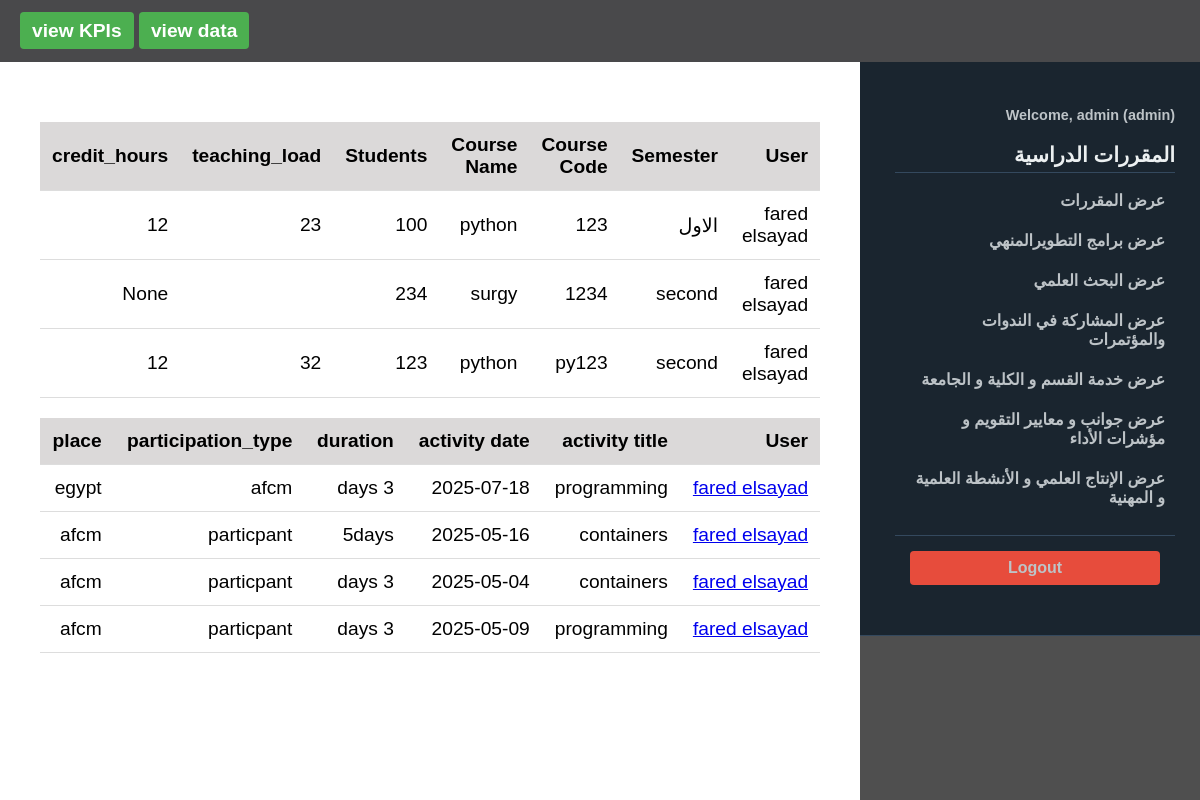
Page /view (signed in) on the committed database.
### tables this page shows
CREATE TABLE academic_data (
            id INTEGER PRIMARY KEY AUTOINCREMENT,
            user_id INTEGER NOT NULL,
            semester TEXT NOT NULL,
            course_code TEXT NOT NULL,
            num_students INTEGER,
            teaching_load INTEGER,
            course_name TEXT,
            semester_type TEXT,
            credit_hours INTEGER,
            created_at TEXT DEFAULT CURRENT_TIMESTAMP,
            FOREIGN KEY (user_id) REFERENCES users (id)
        );

CREATE TABLE users (
            id INTEGER PRIMARY KEY AUTOINCREMENT,
            username TEXT UNIQUE NOT NULL,
            password TEXT NOT NULL,
            role TEXT NOT NULL DEFAULT 'user',
            full_name TEXT
        );

CREATE TABLE activity_data (
            id INTEGER PRIMARY KEY AUTOINCREMENT,
            user_id INTEGER NOT NULL,
            activity_title TEXT,
            activity_date TEXT,
            duration TEXT,
            participation_type TEXT,
            place TEXT,
            created_at TEXT DEFAULT CURRENT_TIMESTAMP,
            FOREIGN KEY (user_id) REFERENCES users (id)
        );

### app.py (the view, shortened to what this page needs)
@app.route('/view')
@login_required
def view_data():
    conn = get_db_connection()
    if session.get('role') == 'admin':
        semseters = conn.execute('''
            SELECT academic_data.*, users.username, users.full_name
            FROM academic_data
            JOIN users ON academic_data.user_id = users.id
            ORDER BY academic_data.created_at DESC
        ''').fetchall()
        activity = conn.execute('''
            SELECT activity_data.*, users.username, users.full_name
            FROM activity_data
            JOIN users ON activity_data.user_id = users.id
            ORDER BY activity_data.created_at DESC
        ''').fetchall()
    conn.close()
    return render_template('view_data.html', semseters=semseters,activity=activity)

### app.py (called while the page is built)
def get_db_connection():
    conn = sqlite3.connect(DATABASE)
    conn.row_factory = sqlite3.Row
    return conn

def login_required(f):
    @wraps(f)
    def decorated_function(*args, **kwargs):
        if 'user_id' not in session:
            flash('Please log in to access this page.', 'danger')
            return redirect(url_for('login'))
        return f(*args, **kwargs)
    return decorated_function

### templates/view_data.html
{% extends "base.html" %}
{% block content %}
    {% if semseters %}
<div class="table-content" >
        <table>
            <thead>
                <tr>
                    {% if session.get('role') == 'admin' %}
                        <th>User</th>
                    {% endif %}
                    <th>Semester</th>
                    <th>Course Code</th>
                    <th>Course Name</th>
                    <th>Students</th>
                    <th>teaching_load</th>
                    <th>credit_hours</th>
                </tr>
            </thead>
            <tbody>
                {% for item in semseters %}
                <tr>
                    {% if session.get('role') == 'admin' %}
                        <td> {{ item['full_name'] or item['username'] }} </td>
                    {% endif %}
                    <td>{{ item['semester'] }}</td>
                    <td>{{ item['course_code'] }}</td>
                    <td>{{ item['course_name'] }}</td>
                    <td>{{ item['num_students'] }}</td>
                    <td>{{ item['teaching_load'] }}</td>
                    <td>{{ item['credit_hours'] }}</td>
                </tr>
                {% endfor %}
            </tbody>
        </table>
        <table>
            <thead>
                <tr>
                    {% if session.get('role') == 'admin' %}
                        <th>User</th>
                    {% endif %}
                    <th>activity title</th>
                    <th>activity date</th>
                    <th>duration</th>
                    <th>participation_type</th>
                    <th>place</th>
                </tr>
            </thead>
            <tbody>
                {% for item in activity %}
                <tr>
                    {% if session.get('role') == 'admin' %}
                        <td> <a href="{{ url_for('update',id=item.user_id ) }}"> {{ item['full_name'] or item['username'] }} </a> </td>
                    {% endif %}
                    <td> {{ item['activity_title'] }}</td>
                    <td>{{ item['activity_date'] }}</td>
                    <td>{{ item['duration'] }}</td>
                    <td>{{ item['participation_type'] }}</td>
                    <td>{{ item['place'] }}</td>
                </tr>
                {% endfor %}
            </tbody>
        </table>
</div>
    {% else %}
        <h2>لا توجد بيانات مسجلة , {% if session.get('role') == 'admin' %}<a href="{{ url_for('add_data') }}">Add some data</a>{% endif %}</h2>
        {% endif %}
{% endblock %}

### static/styles.css (style rules this page uses)
body { font-family: 'Arial', sans-serif; margin: 0; padding: 0; background-color: #f5f5f5; }
.table-content { flex: 1; background-color: white; display: block; padding: 20px; font-size: 1em; text-align:right; direction:rtl; }
table { width: 100%; border-collapse: collapse; margin-top: 20px; direction: rtl; }
th, td { padding: 12px; text-align: right; border-bottom: 1px solid #ddd; }
th { background-color: #dbd9d9; font-weight: bold; }

### rows in the picture
academic_data: full_name "fared elsayad", semester "الاول", course_code "123", course_name "python", num_students "100", teaching_load "23", credit_hours "12"
academic_data: full_name "fared elsayad", semester "second", course_code "1234", course_name "surgy", num_students "234", credit_hours "None"
academic_data: full_name "fared elsayad", semester "second", course_code "py123", course_name "python", num_students "123", teaching_load "32", credit_hours "12"
activity_data: full_name "fared elsayad", activity_title "programming", activity_date "2025-07-18", duration "3 days", participation_type "afcm", place "egypt"
activity_data: full_name "fared elsayad", activity_title "containers", activity_date "2025-05-16", duration "5days", participation_type "particpant", place "afcm"
activity_data: full_name "fared elsayad", activity_title "containers", activity_date "2025-05-04", duration "3 days", participation_type "particpant", place "afcm"
activity_data: full_name "fared elsayad", activity_title "programming", activity_date "2025-05-09", duration "3 days", participation_type "particpant", place "afcm"

### other values in the picture
{{ session.get('username') }} "admin"
{{ session.get('role') }} "admin"
